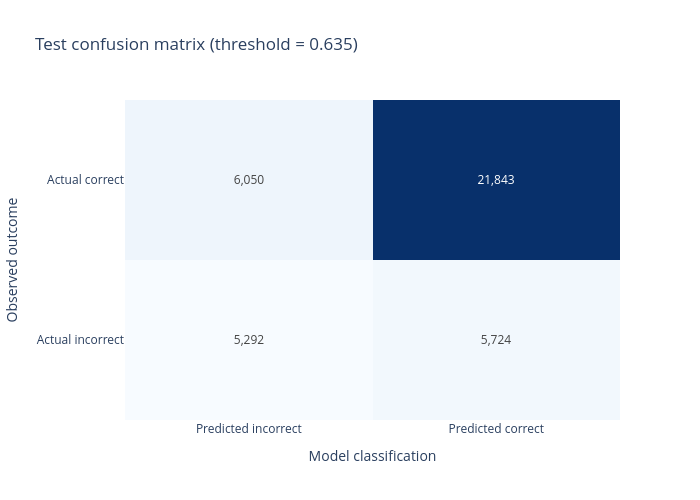

Notebook code for this chart:
### Markdown cell above
## Test confusion matrix at the validation-selected threshold

### Code cell
test_prediction = (test_probability >= SELECTED_THRESHOLD).astype("int8")
test_confusion = confusion_matrix(y_test, test_prediction, labels=[0, 1])
confusion_table = pd.DataFrame(
    test_confusion,
    index=["Actual incorrect", "Actual correct"],
    columns=["Predicted incorrect", "Predicted correct"],
)
display(confusion_table)

confusion_figure = go.Figure(
    data=go.Heatmap(
        z=test_confusion,
        x=confusion_table.columns,
        y=confusion_table.index,
        text=test_confusion,
        texttemplate="%{text:,}",
        colorscale="Blues",
        showscale=False,
    )
)
confusion_figure.update_layout(
    title=f"Test confusion matrix (threshold = {SELECTED_THRESHOLD:.3f})",
    template="plotly_white",
    width=700,
    height=500,
    xaxis_title="Model classification",
    yaxis_title="Observed outcome",
)
confusion_figure.show()

### Figure 1 — Plotly figure (JSON) as saved in the notebook; plotly's stock layout.template omitted (floating-point values rounded to 4 significant figures)
{"data": [{"colorscale": [[0.0, "rgb(247,251,255)"], [0.125, "rgb(222,235,247)"], [0.25, "rgb(198,219,239)"], [0.375, "rgb(158,202,225)"], [0.5, "rgb(107,174,214)"], [0.625, "rgb(66,146,198)"], [0.75, "rgb(33,113,181)"], [0.875, "rgb(8,81,156)"], [1.0, "rgb(8,48,107)"]], "showscale": false, "text": [[5292, 5724], [6050, 21843]], "texttemplate": "%{text:,}", "type": "heatmap", "x": ["Predicted incorrect", "Predicted correct"], "y": ["Actual incorrect", "Actual correct"], "z": [[5292, 5724], [6050, 21843]]}], "layout": {"height": 500, "title": {"text": "Test confusion matrix (threshold = 0.635)"}, "width": 700, "xaxis": {"title": {"text": "Model classification"}}, "yaxis": {"title": {"text": "Observed outcome"}}}}
